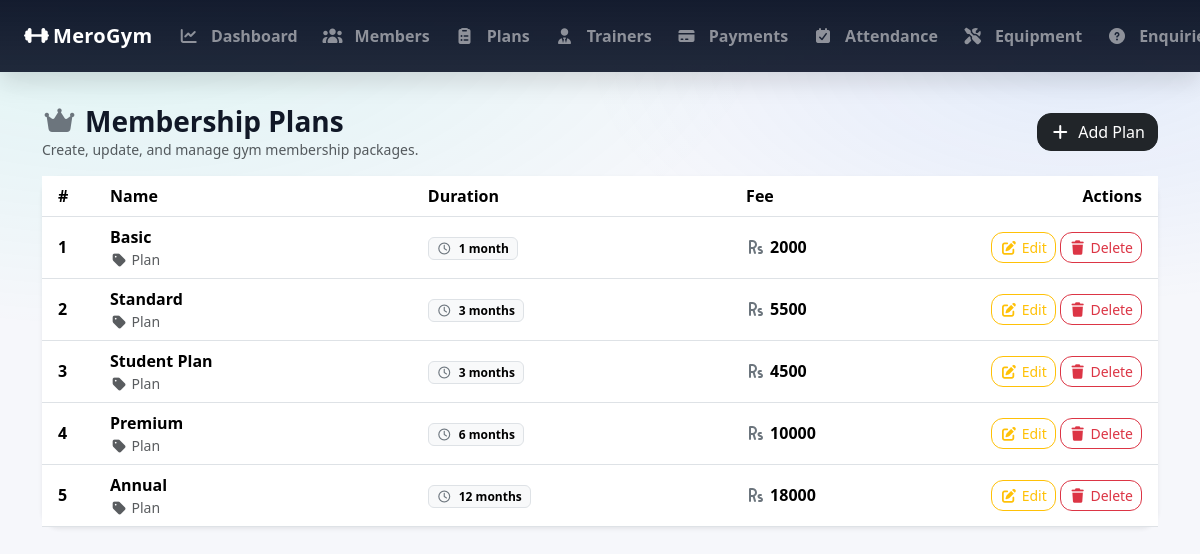
The page /admin_plans/ (signed in) on the database its author committed.
### GymApp/models.py (models this page shows, shortened)
class MembershipPlan(models.Model):
    name = models.CharField(max_length=100)
    duration_months = models.PositiveIntegerField()
    fee = models.PositiveIntegerField()
    description = models.TextField(blank=True)

### GymApp/views.py (the view)
    def wrapper(request, *args, **kwargs):
        if not request.user.is_authenticated or getattr(request.user, 'role', None) != 'ADMIN':
            messages.error(request, 'You must be logged in as an admin to access this page.')
            return redirect('admin_login')  # Redirect to the admin login page
        return view_func(request, *args, **kwargs)

### GymApp/views.py (called while the page is built)
def admin_required(view_func):
    def wrapper(request, *args, **kwargs):
        if not request.user.is_authenticated or getattr(request.user, 'role', None) != 'ADMIN':
            messages.error(request, 'You must be logged in as an admin to access this page.')
            return redirect('admin_login')  # Redirect to the admin login page
        return view_func(request, *args, **kwargs)
    return wrapper

@admin_required
def admin_plans_list(request):
    plans = MembershipPlan.objects.all().order_by('duration_months') # Fetch all membership plans from the database and order them by duration
    return render(request, 'admin_plans_list.html', {'plans': plans})

### GymApp/templates/admin_plans_list.html (shortened to what this page needs)
{% extends 'base.html' %}
{% block content %}
<div class="d-flex flex-wrap justify-content-between align-items-center gap-2 mb-3">
    <div>
        <h3 class="mb-0 fw-bold">
            <i class="fa-solid fa-crown me-2 text-secondary"></i>Membership Plans
        </h3>
        <div class="text-muted small">Create, update, and manage gym membership packages.</div>
    </div>
    <a href="{% url 'admin_plan_add' %}" class="btn btn-dark" style="border-radius:14px;">
        <i class="fa-solid fa-plus me-2"></i>Add Plan
    </a>
</div>
<div class="card border-0 shadow-sm" style="border-radius:18px;">
    <div class="card-body p-0">
        <div class="table-responsive">
            <table class="table table-hover align-middle mb-0">
                <thead style="background: rgba(15,23,42,.98); color: #fff;">
                <tr>
                    <th class="ps-3" style="width:60px;">#</th>
                    <th>Name</th>
                    <th>Duration</th>
                    <th>Fee</th>
                    <th class="text-end pe-3" style="width:190px;">Actions</th>
                </tr>
                </thead>
                <tbody>
                {% for p in plans %}
                    <tr>
                        <td class="ps-3 fw-semibold">{{ forloop.counter }}</td>
                        <td>
                            <div class="fw-semibold">{{ p.name }}</div>
                            <div class="small text-muted">
                                <i class="fa-solid fa-tag me-1"></i>Plan
                            </div>
                        </td>
                        <td class="text-nowrap">
                            <span class="badge text-bg-light border">
                                <i class="fa-regular fa-clock me-1 text-secondary"></i>
                                {{ p.duration_months }} month{% if p.duration_months|default:0|add:0 != 1 %}s{% endif %}
                            </span>
                        </td>
                        <td class="text-nowrap">
                            <span class="fw-bold">
                                <i class="fa-solid fa-rupee-sign me-1 text-secondary"></i>{{ p.fee }}
                            </span>
                        </td>
                        <td class="text-end pe-3">
                            <a href="{% url 'admin_plan_edit' p.id %}"
                               class="btn btn-sm btn-outline-warning"
                               style="border-radius:12px;">
                                <i class="fa-solid fa-pen-to-square me-1"></i>Edit
                            </a>
                            <form method="post" action="{% url 'admin_plan_delete' p.id %}"
                                  class="d-inline-block">
                                <button type="submit"
                                        class="btn btn-sm btn-outline-danger"
                                        style="border-radius:12px;"
                                        onclick="return confirm('Delete this plan?');">
                                    <i class="fa-solid fa-trash me-1"></i>Delete
                                </button>
                            </form>
                        </td>
                    </tr>
                {% endfor %}
                </tbody>
            </table>
        </div>
    </div>
</div>
{% endblock %}

### GymApp/templates/base.html (style rules this page uses)
:root { --brand: #00d1b2; --dark-2: #0f172a; --card: #ffffff; --muted: #6b7280; }
html { margin: 0; padding: 0; }
body { margin: 0 !important; padding: 0 !important; background: radial-gradient( 1200px 600px at 10% 0%, rgba(0, 209, 178, 0.1), transparent 55% ), radial-gradient( 900px 450px at 90% 10%, rgba(59, 130, 246, 0.1), transparent 55% ), #f6f7fb; color: #111827; }

### rows shown on the page
MembershipPlan: name "Basic", duration_months "1", fee "2000"
MembershipPlan: name "Standard", duration_months "3", fee "5500"
MembershipPlan: name "Student Plan", duration_months "3", fee "4500"
MembershipPlan: name "Premium", duration_months "6", fee "10000"
MembershipPlan: name "Annual", duration_months "12", fee "18000"
